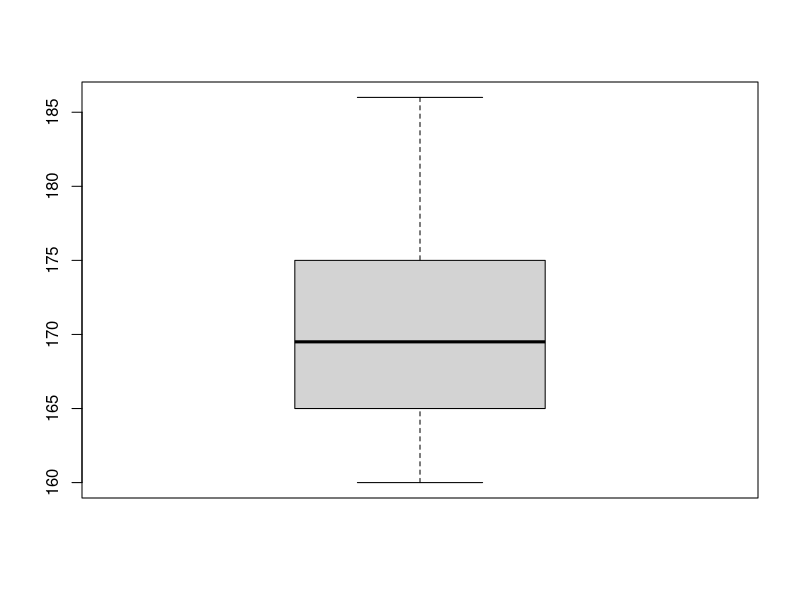
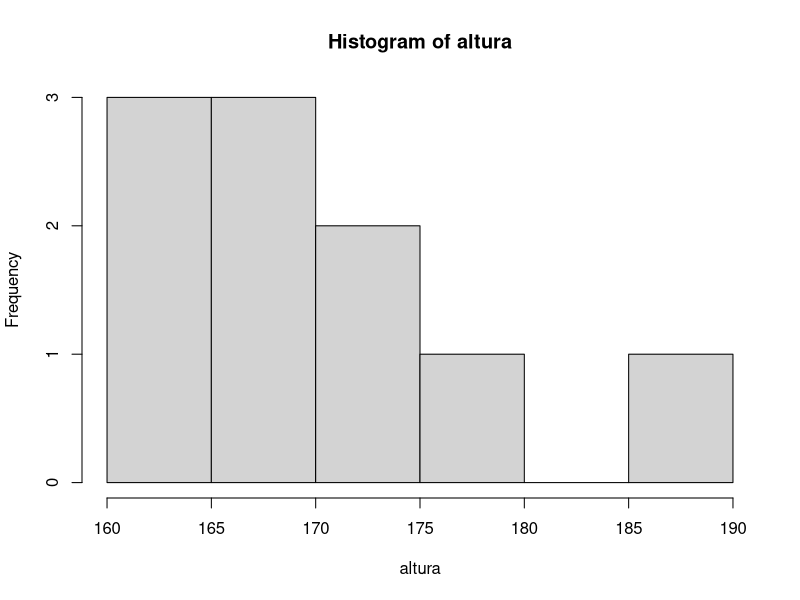
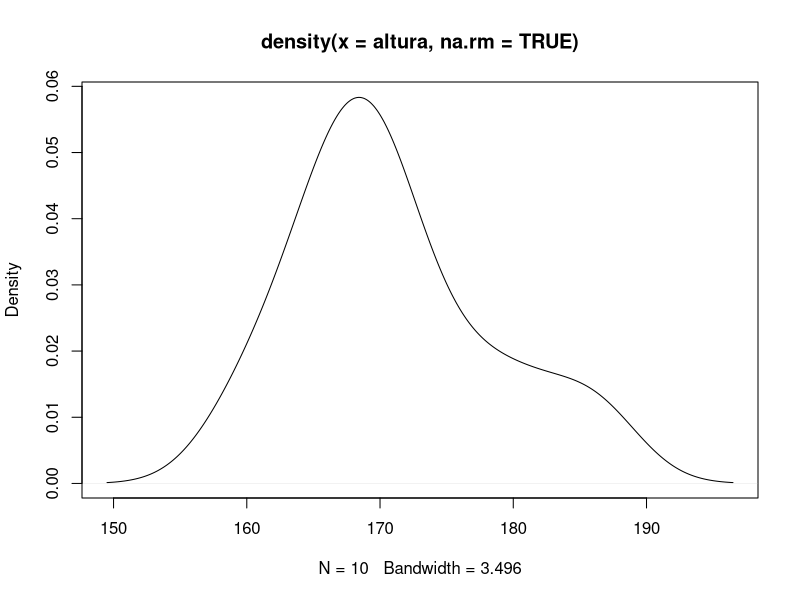
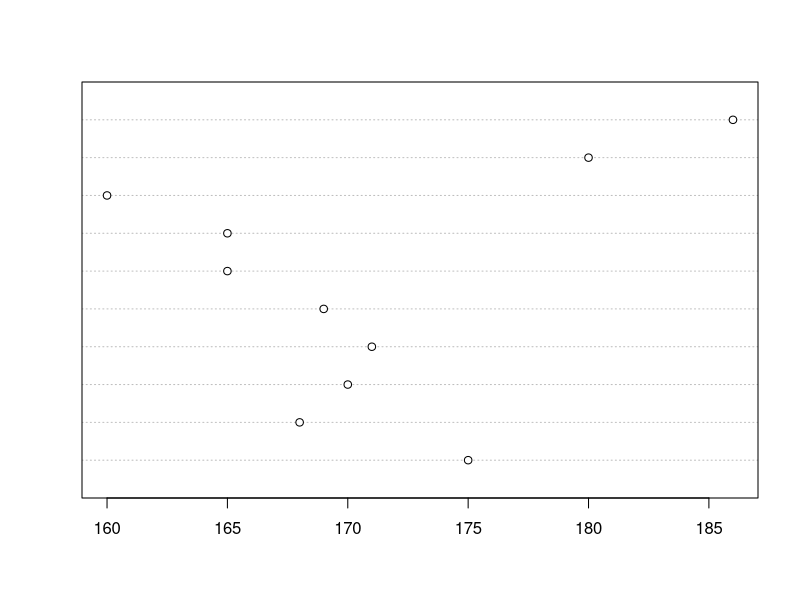
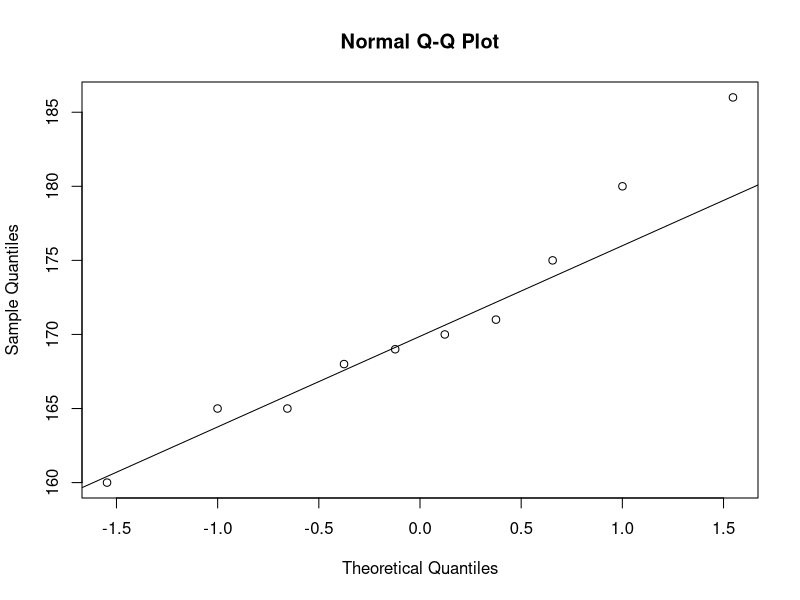
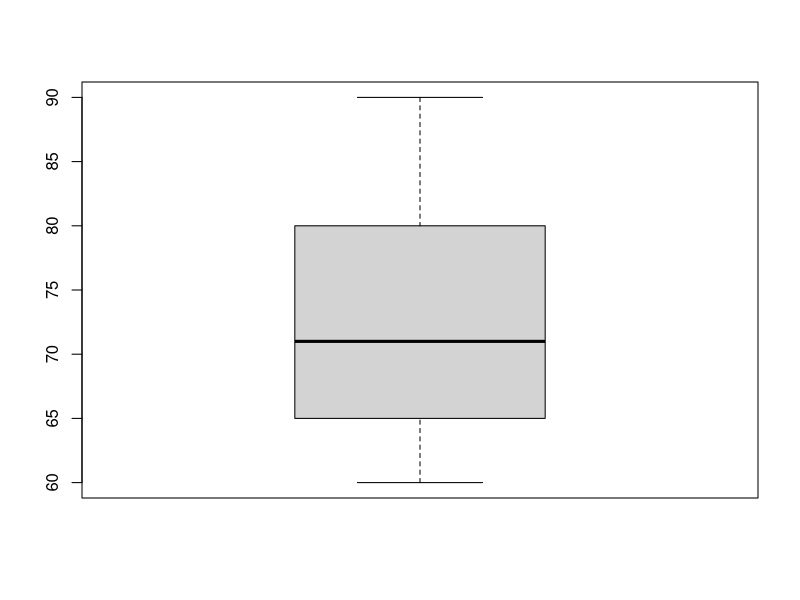
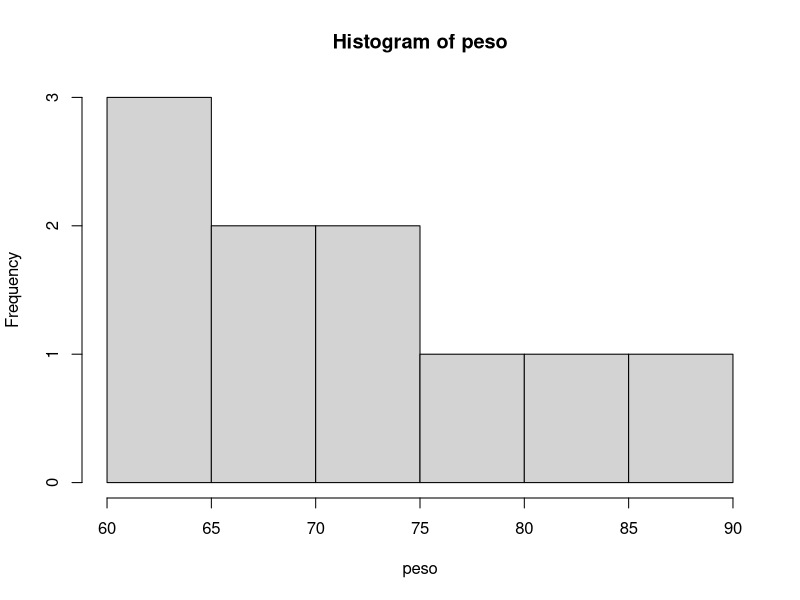
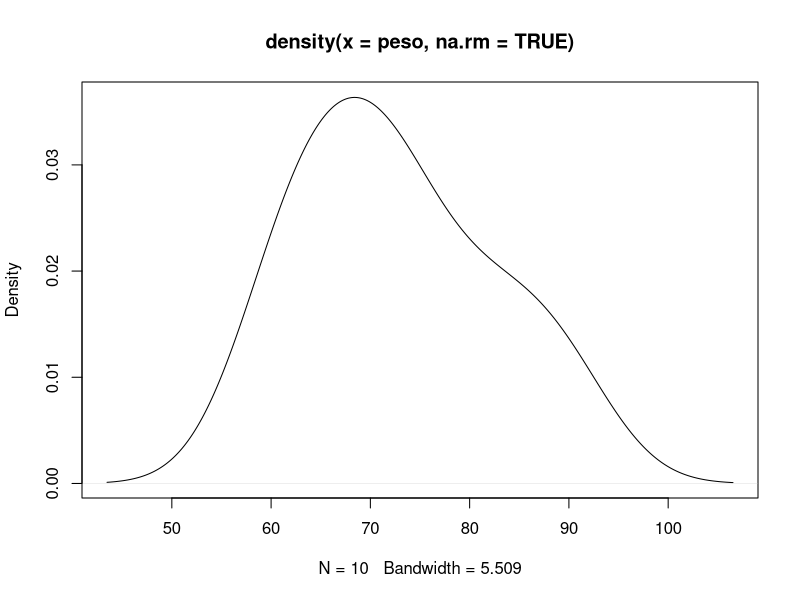

Write R code to recreate these figures, in order. (Note: this script raises an error after producing the figures.)
#---------------------------------------
#Regressao linear simples
#Amer Cavalheiro Hamdan
#Dezembro/2012
#---------------------------------------------
#Dados para análise
altura = c(175, 168, 170, 171, 169, 165, 165, 160, 180, 186)
peso = c(80, 68, 72, 75, 70, 65, 62, 60, 85, 90)

#Analise exploratoria
table(altura)
summary(altura)
sd(altura)
boxplot(altura)
hist(altura)
plot(density(altura, na.rm=TRUE))
dotchart(altura)
qqnorm(altura)
qqline(altura)

table(peso)
summary(peso)
sd(peso)
boxplot(peso)
hist(peso)
plot(density(peso, na.rm=TRUE))
dotchart(peso)
qqnorm(peso)
qqline(peso)

#Analise bivariada
cor.test(altura, peso)
plot(altura~peso)

#Modelo de regressao
modelo = lm(altura ~ peso)
modelo
summary(modelo)

#Intervalo de confianca das estimativas a e b
confint(modelo, level=0.95)

#grafico da regressao
plot(peso, altura)
abline(modelo)

#diagnostico dos residuos
residuos = residuals(modelo)
residuos
hist(residuos)

predito = fitted.values(modelo)
predito
plot (predito, residuos)

# Análise gráfica do modelo
plot(modelo)
par(mfrow=c(2,2))
plot(m1)

# Apresenta 4 gráficos:
# O primeiro, analisa a variabilidade dos dados;
# O segundo, a normalidade dos dados;
# O terceiro, o resíduo padronizado (ideal é estar dentro de -3 a +3);
# O quarto, você terá a distância de Cook junto com os leverages, aonde os pontos
#       localizados acima de 1 nas retas são considerados outliers.
